Frame 1 (no input): blank canvas, image omitted
Frame 60 (the mouse pressed at the canvas centre just before this capture): blank canvas, image omitted
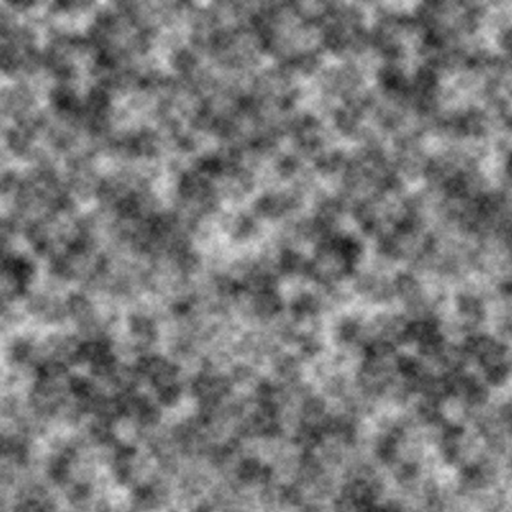
Frame 120 (the mouse held since frame 60 and released just before this capture)

The Processing sketch whose frames 1 and 60 were blank and that drew this single picture after the mouse press (run headless with seeded random() and noise(); from frame 60 on, the mouse is pressed at the canvas centre):

// Processing sketch: noise2D
// ── noise2D.pde
void setup() {
  size(512, 512);
}

void draw() {
  background(0);

  float xRange = mouseX/10;
  float yRange = mouseY/10;

  noiseSeed(42);
  loadPixels();

  for (int x = 0; x < width; x++) {
    for (int y = 0; y < height; y++) {
      float xNoisePos = map(x, 0, width, 0, xRange);
      float yNoisePos = map(y, 0, height, 0, yRange);


      float randomValue = noise(xNoisePos, yNoisePos)*255;
      pixels[x+y*width] = color(randomValue);

    }
  }
  updatePixels();
}
